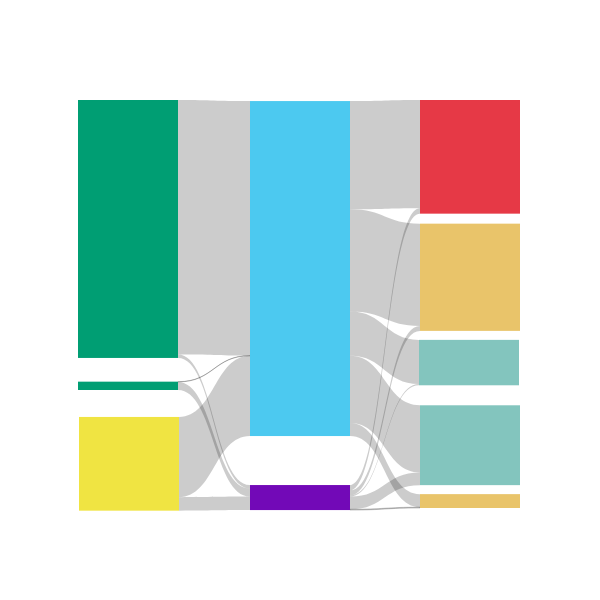

Source (notebook cell):
### Code cell
df = df_sankey
cat_cols=['genus_init', 'genus_gtdb', 'quality']
value_cols='genome_id'

labelList = []
colorList = []
for col in cat_cols:
    labelList = labelList + list(set(df[col].values))
    colorList = colorList + [color_dict[col][label] for label in list(set(df[col].values))]
labelList = list(dict.fromkeys(labelList))

# transform df into a source-target pair
for i in range(len(cat_cols)-1):
    if i==0:
        sourceTargetDf = df[[cat_cols[i],cat_cols[i+1],value_cols]]
        sourceTargetDf.columns = ['source','target','count']
    else:
        tempDf = df[[cat_cols[i],cat_cols[i+1],value_cols]]
        tempDf.columns = ['source','target','count']
        sourceTargetDf = pd.concat([sourceTargetDf,tempDf])
    sourceTargetDf = sourceTargetDf.groupby(['source','target']).agg({'count':'sum'}).reset_index()
        
        
# add index for source-target pair
sourceTargetDf['sourceID'] = sourceTargetDf['source'].apply(lambda x: labelList.index(x))
sourceTargetDf['targetID'] = sourceTargetDf['target'].apply(lambda x: labelList.index(x))
    
# sourceTargetDf['color'] = [color_quality_dict[target_id] if target_id in color_quality_dict.keys() else '#2a9d8f' for target_id in sourceTargetDf['target']]
    
# creating the sankey diagram
data = dict(
        type='sankey',
        node = dict(
          pad = 15,
          thickness = 100,
          line = dict(
            color = "black",
            width = 0
          ),
          # label = labelList,
          color = colorList
        ),
        link = dict(
          source = sourceTargetDf['sourceID'],
          target = sourceTargetDf['targetID'],
          value = sourceTargetDf['count'],
          # color = sourceTargetDf['color'],
        )
      )
    
       
fig_data = dict(data=[data])
fig = go.Figure(data=fig_data)

fig.update_layout(font_size=12,
                 width=600,
                height=600,)
fig.write_image("gtdb_sankey.svg")
fig.show()

### Figure 1 — Plotly figure (JSON) as saved in the notebook; plotly's stock layout.template omitted (floating-point values rounded to 4 significant figures)
{"data": [{"link": {"source": [0, 0, 3, 3, 3, 3, 3, 1, 1, 2, 2, 4, 4, 4, 4, 4], "target": [3, 4, 5, 7, 6, 9, 8, 3, 4, 3, 4, 5, 7, 6, 9, 8], "value": [2808, 38, 488, 741, 1194, 1129, 144, 885, 149, 3, 89, 13, 140, 60, 54, 9]}, "node": {"color": ["#009E73", "#F0E442", "#009E73", "#4cc9f0", "#7209b7", "#83c5be", "#e63946", "#83c5be", "#e9c46a", "#e9c46a"], "line": {"color": "black", "width": 0}, "pad": 15, "thickness": 100, "x": [0.1091, 0.1114, 0.1091, 0.5, 0.5, 0.8841, 0.8864, 0.8864, 0.8864, 0.8864], "y": [0.3071, 0.8662, 0.6805, 0.4013, 0.9466, 0.6252, 0.1353, 0.8219, 0.9549, 0.4221]}, "type": "sankey"}], "layout": {"font": {"size": 12}, "height": 600, "width": 600}}
